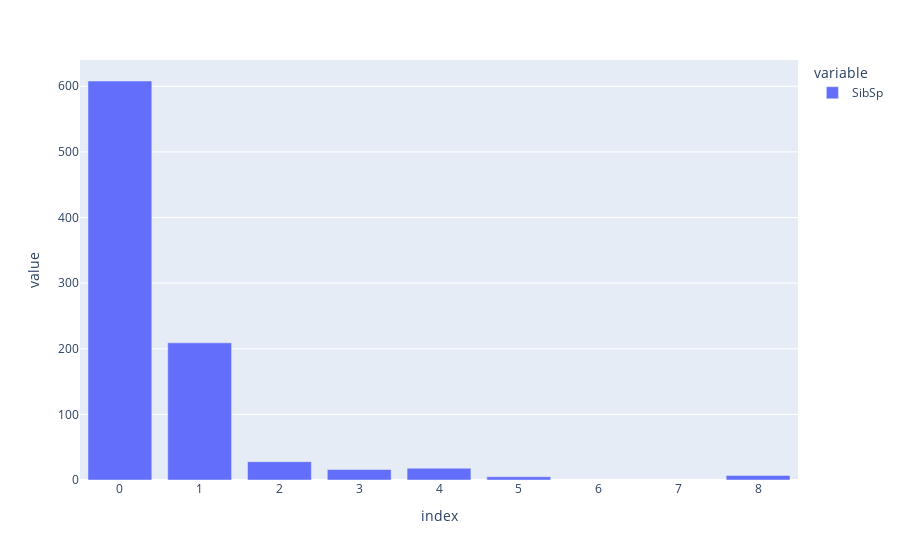
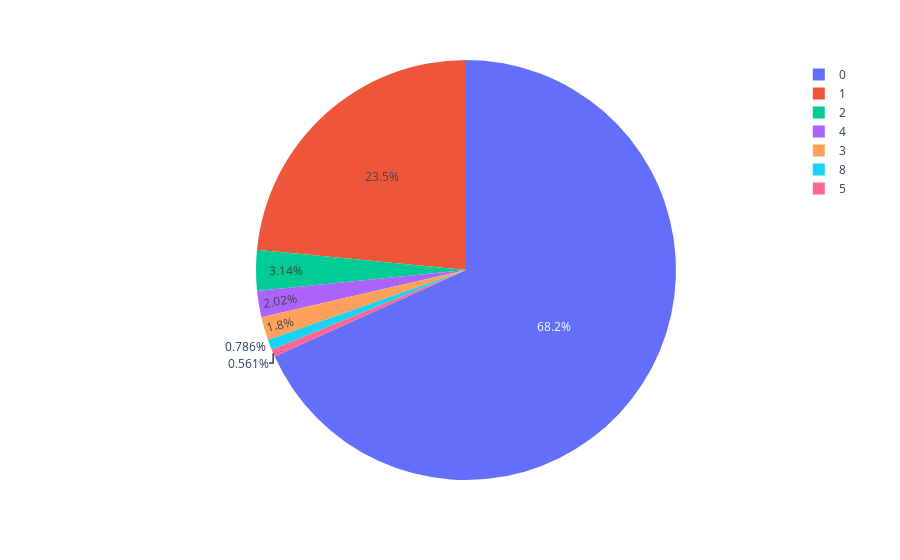

Notebook cell for these charts, in order:
### Markdown cell above
##### sibSp

### Code cell
sib = titanic.SibSp.value_counts()
fig = px.bar(sib)
fig.show()
fig = px.pie(sib, values=sib, names=sib.index)
fig.show()

### Figure 1 — Plotly figure (JSON) as saved in the notebook; plotly's stock layout.template omitted (floating-point values rounded to 4 significant figures)
{"data": [{"alignmentgroup": "True", "hovertemplate": "variable=SibSp<br>index=%{x}<br>value=%{y}<extra></extra>", "legendgroup": "SibSp", "marker": {"color": "#636efa", "pattern": {"shape": ""}}, "name": "SibSp", "offsetgroup": "SibSp", "orientation": "v", "showlegend": true, "textposition": "auto", "type": "bar", "x": [0, 1, 2, 4, 3, 8, 5], "xaxis": "x", "y": [608, 209, 28, 18, 16, 7, 5], "yaxis": "y"}], "layout": {"barmode": "relative", "legend": {"title": {"text": "variable"}, "tracegroupgap": 0}, "margin": {"t": 60}, "xaxis": {"anchor": "y", "domain": [0, 1], "title": {"text": "index"}}, "yaxis": {"anchor": "x", "domain": [0, 1], "title": {"text": "value"}}}}

### Figure 2 — Plotly figure (JSON) as saved in the notebook; plotly's stock layout.template omitted (floating-point values rounded to 4 significant figures)
{"data": [{"domain": {"x": [0, 1], "y": [0, 1]}, "hovertemplate": "index=%{label}<br>value=%{value}<extra></extra>", "labels": [0, 1, 2, 4, 3, 8, 5], "legendgroup": "", "name": "", "showlegend": true, "type": "pie", "values": [608, 209, 28, 18, 16, 7, 5]}], "layout": {"legend": {"tracegroupgap": 0}, "margin": {"t": 60}}}
